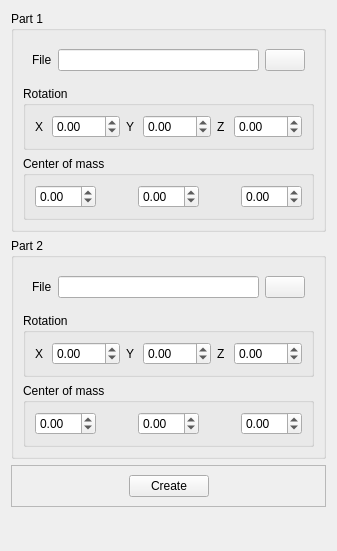
              <widget class="QWidget" name="page_6">
               <property name="geometry">
                <rect>
                 <x>0</x>
                 <y>0</y>
                 <width>337</width>
                 <height>551</height>
                </rect>
               </property>
               <attribute name="label">
                <string>From two parts</string>
               </attribute>
               <layout class="QVBoxLayout" name="verticalLayout_93">
                <item>
                 <widget class="QGroupBox" name="groupBox_40">
                  <property name="enabled">
                   <bool>true</bool>
                  </property>
                  <property name="title">
                   <string>Part 1</string>
                  </property>
                  <layout class="QVBoxLayout" name="verticalLayout_92">
                   <item>
                    <widget class="QFrame" name="frame_138">
                     <property name="enabled">
                      <bool>true</bool>
                     </property>
                     <property name="frameShape">
                      <enum>QFrame::NoFrame</enum>
                     </property>
                     <property name="frameShadow">
                      <enum>QFrame::Raised</enum>
                     </property>
                     <layout class="QHBoxLayout" name="horizontalLayout_148">
                      <item>
                       <widget class="QLabel" name="label_108">
                        <property name="enabled">
                         <bool>true</bool>
                        </property>
                        <property name="text">
                         <string>File</string>
                        </property>
                       </widget>
                      </item>
                      <item>
                       <widget class="QLineEdit" name="part1_file">
                        <property name="readOnly">
                         <bool>true</bool>
                        </property>
                       </widget>
                      </item>
                      <item>
                       <widget class="QPushButton" name="FormSelectPart1File">
                        <property name="text">
                         <string/>
                        </property>
                       </widget>
                      </item>
                     </layout>
                    </widget>
                   </item>
                   <item>
                    <widget class="QGroupBox" name="groupBox_41">
                     <property name="minimumSize">
                      <size>
                       <width>0</width>
                       <height>0</height>
                      </size>
                     </property>
                     <property name="title">
                      <string>Rotation</string>
                     </property>
                     <layout class="QHBoxLayout" name="horizontalLayout_150">
                      <item>
                       <widget class="QLabel" name="label_113">
                        <property name="text">
                         <string>X</string>
                        </property>
                       </widget>
                      </item>
                      <item>
                       <widget class="QDoubleSpinBox" name="FormPart1RotX">
                        <property name="locale">
                         <locale language="English" country="UnitedStates"/>
                        </property>
                        <property name="minimum">
                         <double>-360.000000000000000</double>
                        </property>
                        <property name="maximum">
                         <double>360.000000000000000</double>
                        </property>
                       </widget>
                      </item>
                      <item>
                       <widget class="QLabel" name="label_114">
                        <property name="text">
                         <string>Y</string>
                        </property>
                       </widget>
                      </item>
                      <item>
                       <widget class="QDoubleSpinBox" name="FormPart1RotY">
                        <property name="locale">
                         <locale language="English" country="UnitedStates"/>
                        </property>
                        <property name="minimum">
                         <double>-360.000000000000000</double>
                        </property>
                        <property name="maximum">
                         <double>360.000000000000000</double>
                        </property>
                       </widget>
                      </item>
                      <item>
                       <widget class="QLabel" name="label_115">
                        <property name="text">
                         <string>Z</string>
                        </property>
                       </widget>
                      </item>
                      <item>
                       <widget class="QDoubleSpinBox" name="FormPart1RotZ">
                        <property name="locale">
                         <locale language="English" country="UnitedStates"/>
                        </property>
                        <property name="minimum">
                         <double>-360.000000000000000</double>
                        </property>
                        <property name="maximum">
                         <double>360.000000000000000</double>
                        </property>
                       </widget>
                      </item>
                     </layout>
                    </widget>
                   </item>
                   <item>
                    <widget class="QGroupBox" name="groupBox_42">
                     <property name="title">
                      <string>Center of mass</string>
                     </property>
                     <layout class="QHBoxLayout" name="horizontalLayout_147">
                      <item>
                       <widget class="QDoubleSpinBox" name="FormPart1CMx">
                        <property name="locale">
                         <locale language="English" country="UnitedStates"/>
                        </property>
                        <property name="minimum">
                         <double>-99.000000000000000</double>
                        </property>
                       </widget>
                      </item>
                      <item>
                       <spacer name="horizontalSpacer_104">
                        <property name="orientation">
                         <enum>Qt::Horizontal</enum>
                        </property>
                        <property name="sizeHint" stdset="0">
                         <size>
                          <width>39</width>
                          <height>20</height>
                         </size>
                        </property>
                       </spacer>
                      </item>
                      <item>
                       <widget class="QDoubleSpinBox" name="FormPart1CMy">
                        <property name="locale">
                         <locale language="English" country="UnitedStates"/>
                        </property>
                        <property name="minimum">
                         <double>-99.000000000000000</double>
                        </property>
                       </widget>
                      </item>
                      <item>
                       <spacer name="horizontalSpacer_105">
                        <property name="orientation">
                         <enum>Qt::Horizontal</enum>
                        </property>
                        <property name="sizeHint" stdset="0">
                         <size>
                          <width>39</width>
                          <height>20</height>
                         </size>
                        </property>
                       </spacer>
                      </item>
                      <item>
                       <widget class="QDoubleSpinBox" name="FormPart1CMz">
                        <property name="locale">
                         <locale language="English" country="UnitedStates"/>
                        </property>
                        <property name="minimum">
                         <double>-99.000000000000000</double>
                        </property>
                       </widget>
                      </item>
                     </layout>
                    </widget>
                   </item>
                  </layout>
                 </widget>
                </item>
                <item>
                 <widget class="QGroupBox" name="groupBox_38">
                  <property name="enabled">
                   <bool>true</bool>
                  </property>
                  <property name="title">
                   <string>Part 2</string>
                  </property>
                  <layout class="QVBoxLayout" name="verticalLayout_91">
                   <item>
                    <widget class="QFrame" name="frame_86">
                     <property name="frameShape">
                      <enum>QFrame::NoFrame</enum>
                     </property>
                     <property name="frameShadow">
                      <enum>QFrame::Raised</enum>
                     </property>
                     <layout class="QHBoxLayout" name="horizontalLayout_117">
                      <item>
                       <widget class="QLabel" name="label_95">
                        <property name="text">
                         <string>File</string>
                        </property>
                       </widget>
                      </item>
                      <item>
                       <widget class="QLineEdit" name="part2_file">
                        <property name="readOnly">
                         <bool>true</bool>
                        </property>
                       </widget>
                      </item>
                      <item>
                       <widget class="QPushButton" name="FormSelectPart2File">
                        <property name="text">
                         <string/>
                        </property>
                       </widget>
                      </item>
                     </layout>
                    </widget>
                   </item>
                   <item>
                    <widget class="QGroupBox" name="groupBox_39">
                     <property name="minimumSize">
                      <size>
                       <width>0</width>
                       <height>0</height>
                      </size>
                     </property>
                     <property name="title">
                      <string>Rotation</string>
                     </property>
                     <layout class="QHBoxLayout" name="horizontalLayout_146">
                      <item>
                       <widget class="QLabel" name="label_97">
                        <property name="text">
                         <string>X</string>
                        </property>
                       </widget>
                      </item>
                      <item>
                       <widget class="QDoubleSpinBox" name="FormPart2RotX">
                        <property name="locale">
                         <locale language="English" country="UnitedStates"/>
                        </property>
                        <property name="minimum">
                         <double>-360.000000000000000</double>
                        </property>
                        <property name="maximum">
                         <double>360.000000000000000</double>
                        </property>
                       </widget>
                      </item>
                      <item>
                       <widget class="QLabel" name="label_98">
                        <property name="text">
                         <string>Y</string>
                        </property>
                       </widget>
                      </item>
                      <item>
                       <widget class="QDoubleSpinBox" name="FormPart2RotY">
                        <property name="locale">
                         <locale language="English" country="UnitedStates"/>
                        </property>
                        <property name="minimum">
                         <double>-360.000000000000000</double>
                        </property>
                        <property name="maximum">
                         <double>360.000000000000000</double>
                        </property>
                       </widget>
                      </item>
                      <item>
                       <widget class="QLabel" name="label_103">
                        <property name="text">
                         <string>Z</string>
                        </property>
                       </widget>
                      </item>
                      <item>
                       <widget class="QDoubleSpinBox" name="FormPart2RotZ">
                        <property name="locale">
                         <locale language="English" country="UnitedStates"/>
                        </property>
                        <property name="minimum">
                         <double>-360.000000000000000</double>
                        </property>
                        <property name="maximum">
                         <double>360.000000000000000</double>
                        </property>
                       </widget>
                      </item>
                     </layout>
                    </widget>
                   </item>
                   <item>
                    <widget class="QGroupBox" name="groupBox_43">
                     <property name="title">
                      <string>Center of mass</string>
                     </property>
                     <layout class="QHBoxLayout" name="horizontalLayout_149">
                      <item>
                       <widget class="QDoubleSpinBox" name="FormPart2CMx">
                        <property name="locale">
                         <locale language="English" country="UnitedStates"/>
                        </property>
                        <property name="minimum">
                         <double>-99.000000000000000</double>
                        </property>
                       </widget>
                      </item>
                      <item>
                       <spacer name="horizontalSpacer_102">
                        <property name="orientation">
                         <enum>Qt::Horizontal</enum>
                        </property>
                        <property name="sizeHint" stdset="0">
                         <size>
                          <width>39</width>
                          <height>20</height>
                         </size>
                        </property>
                       </spacer>
                      </item>
                      <item>
                       <widget class="QDoubleSpinBox" name="FormPart2CMy">
                        <property name="locale">
                         <locale language="English" country="UnitedStates"/>
                        </property>
                        <property name="minimum">
                         <double>-99.000000000000000</double>
                        </property>
                       </widget>
                      </item>
                      <item>
                       <spacer name="horizontalSpacer_103">
                        <property name="orientation">
                         <enum>Qt::Horizontal</enum>
                        </property>
                        <property name="sizeHint" stdset="0">
                         <size>
                          <width>39</width>
                          <height>20</height>
                         </size>
                        </property>
                       </spacer>
                      </item>
                      <item>
                       <widget class="QDoubleSpinBox" name="FormPart2CMz">
                        <property name="locale">
                         <locale language="English" country="UnitedStates"/>
                        </property>
                        <property name="minimum">
                         <double>-99.000000000000000</double>
                        </property>
                       </widget>
                      </item>
                     </layout>
                    </widget>
                   </item>
                  </layout>
                 </widget>
                </item>
                <item>
                 <widget class="QFrame" name="frame_143">
                  <property name="frameShape">
                   <enum>QFrame::StyledPanel</enum>
                  </property>
                  <property name="frameShadow">
                   <enum>QFrame::Raised</enum>
                  </property>
                  <layout class="QHBoxLayout" name="horizontalLayout_151">
                   <item>
                    <spacer name="horizontalSpacer_106">
                     <property name="orientation">
                      <enum>Qt::Horizontal</enum>
                     </property>
                     <property name="sizeHint" stdset="0">
                      <size>
                       <width>106</width>
                       <height>20</height>
                      </size>
                     </property>
                    </spacer>
                   </item>
                   <item>
                    <widget class="QPushButton" name="CreateModelFromParts">
                     <property name="text">
                      <string>Create</string>
                     </property>
                    </widget>
                   </item>
                   <item>
                    <spacer name="horizontalSpacer_107">
                     <property name="orientation">
                      <enum>Qt::Horizontal</enum>
                     </property>
                     <property name="sizeHint" stdset="0">
                      <size>
                       <width>106</width>
                       <height>20</height>
                      </size>
                     </property>
                    </spacer>
                   </item>
                  </layout>
                 </widget>
                </item>
                <item>
                 <spacer name="verticalSpacer_16">
                  <property name="orientation">
                   <enum>Qt::Vertical</enum>
                  </property>
                  <property name="sizeHint" stdset="0">
                   <size>
                    <width>20</width>
                    <height>68</height>
                   </size>
                  </property>
                 </spacer>
                </item>
               </layout>
              </widget>
